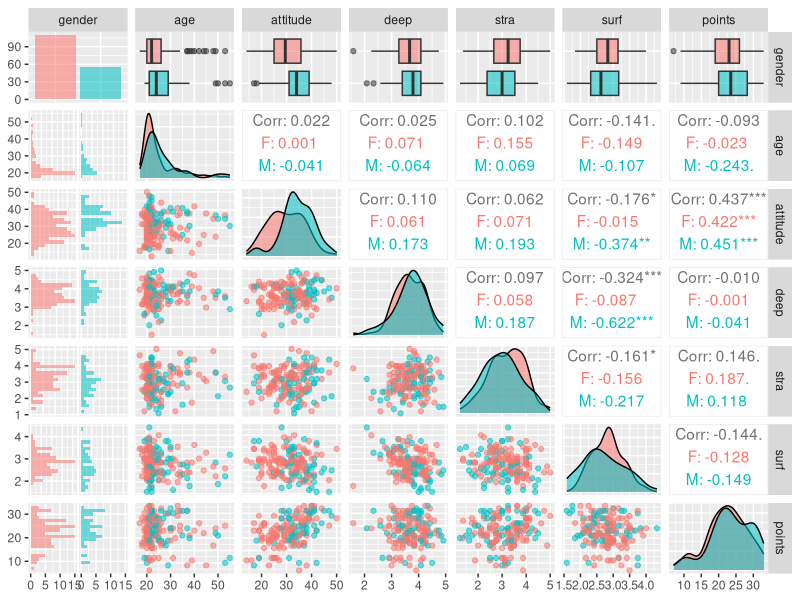
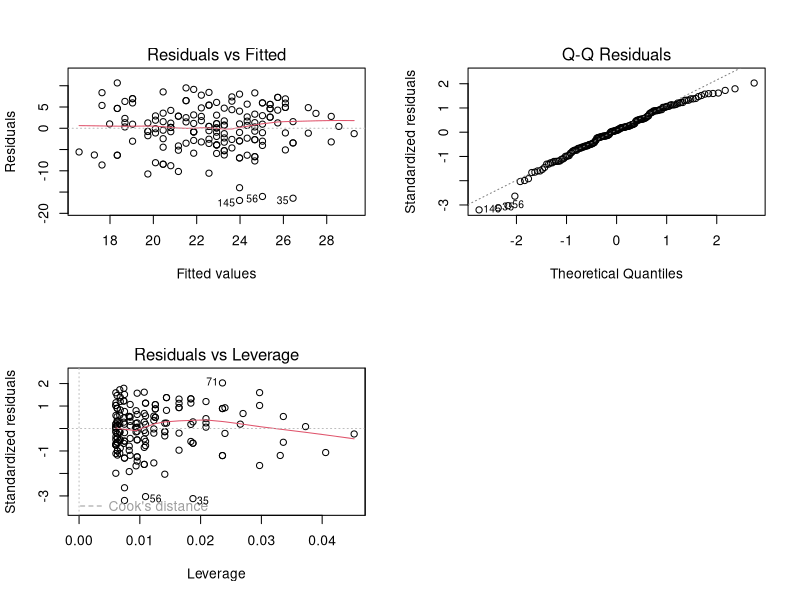

Reproduce these figures in R, in order.
## ---- chunk 1
# set working directory 
setwd("C:/Users/koivusus/IODS/IODS-project_new")

# read in data 
data <- read.csv("data/learning_2014_sel_fil.csv") 
## ---- chunk 2
# explore dimensions (number of rows and columns)
dim(data)

# explore structure 
str(data)

# remove unnecessary X column 
data <- dplyr::select(data, !X)
## ---- chunk 3

# install (if not yet installed) and load library 
# install.packages("ggplot2")
# install.packages("GGally")
library(ggplot2)
library(GGally)

# create a plot matrix with ggpairs()
ggpairs(data, mapping = aes(col = gender, alpha = 0.3), lower = list(combo = wrap("facethist", bins = 20)))

# print summaries 
summary(data)


## ---- chunk 4
# fit a model with three 
model <- lm(points ~ attitude + stra + surf, data = data)

# print out summary
summary(model)

## ---- chunk 5
# fit a model with three 
model1 <- lm(points ~ attitude, data = data)

# print out summary
summary(model1)
## ---- chunk 6

# draw diagnostic plots using the plot() function. Choose the plots 1, 2 and 5
par(mfrow = c(2,2))
plot(model1, which = c(1,2,5))

